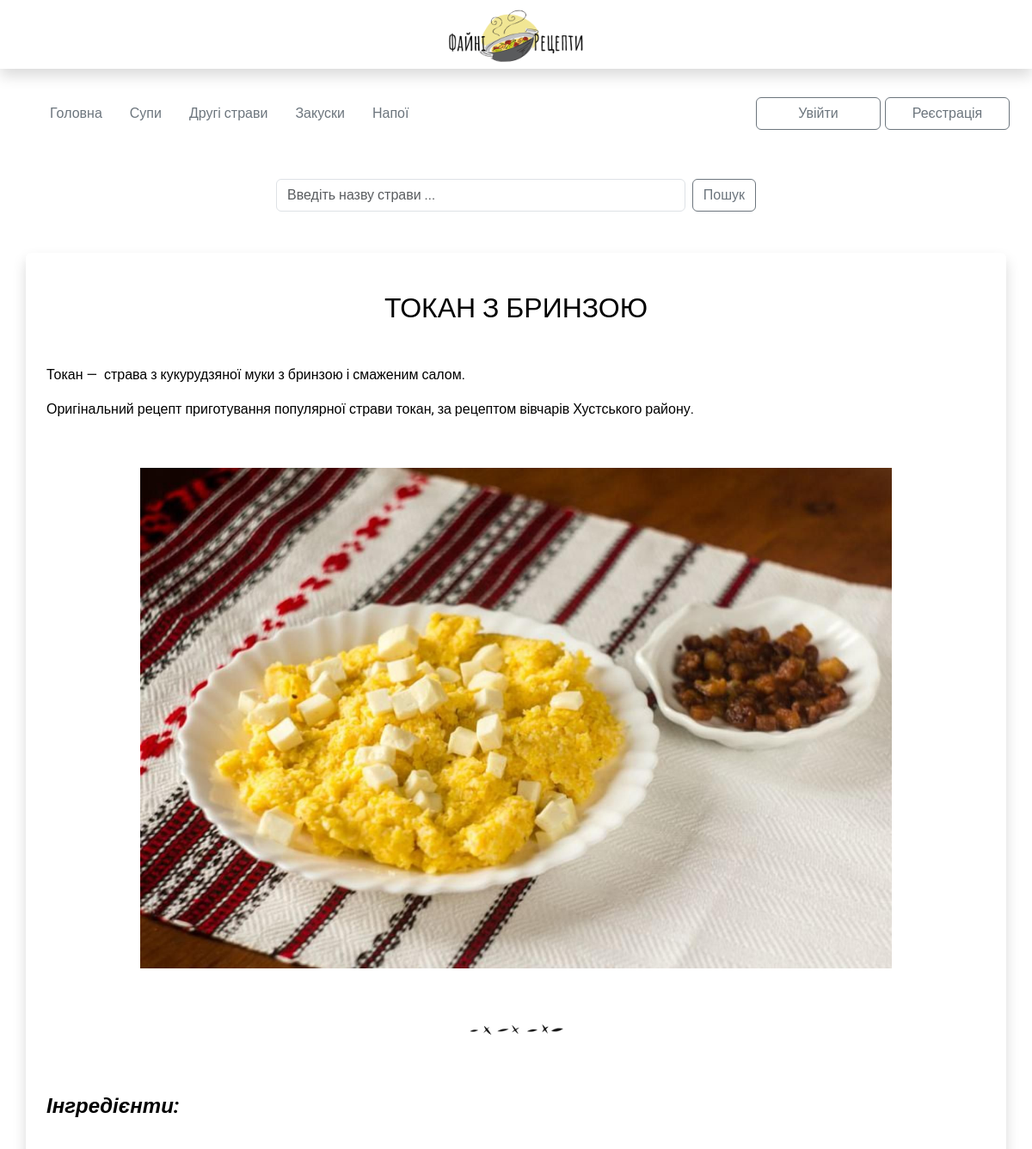
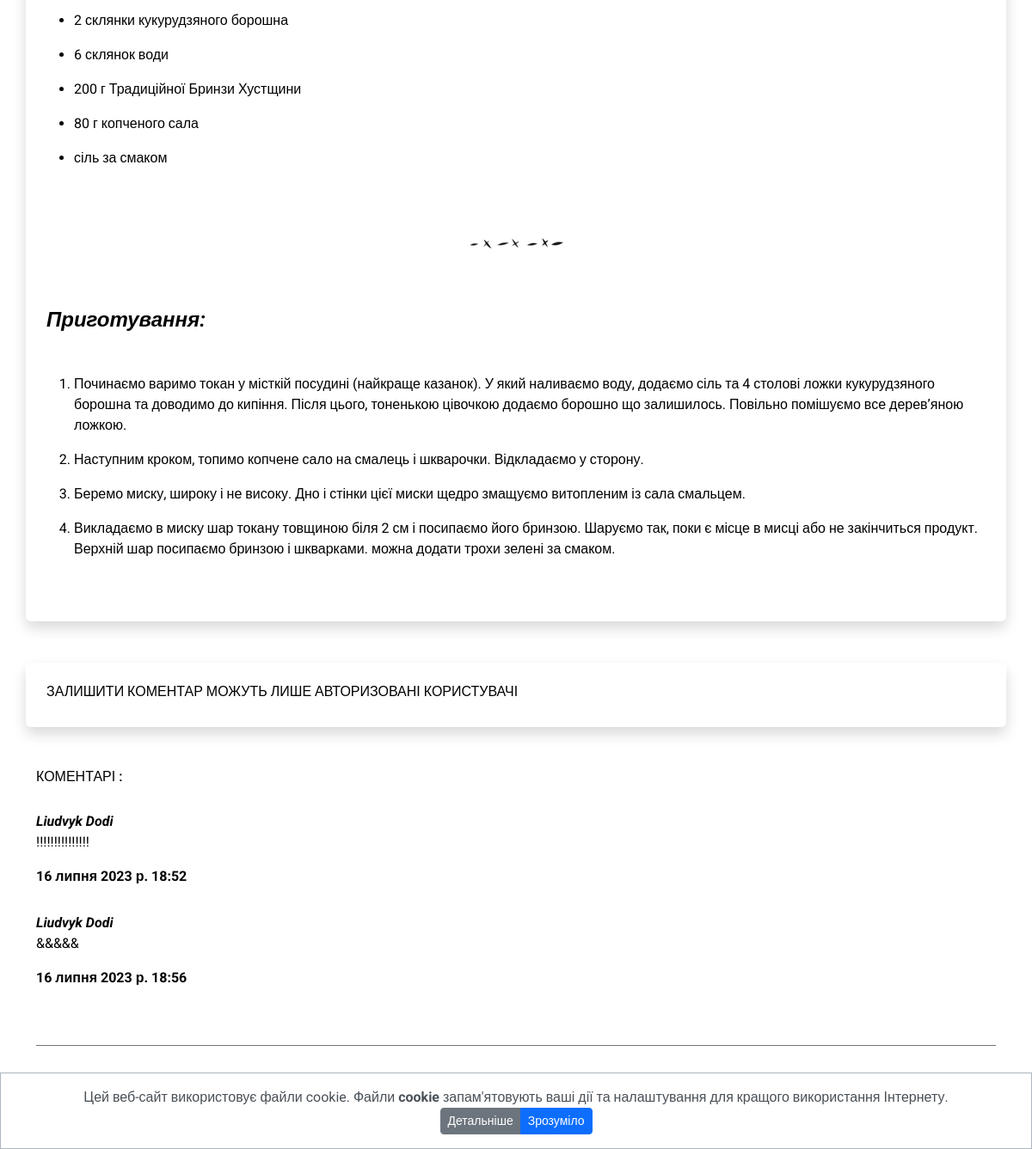
Page /3 on the committed database (2 pictures, top to bottom).
### my_apps/recipes_app/models.py (models this page shows, shortened)
class Recipes(models.Model):
    name = models.CharField('Назва страв', max_length=30, blank=True)
    food_type = models.CharField('Тип їжі', max_length=20, blank=True, default='')
    short_desc = models.TextField('Короткий опис', max_length=80, blank=True)
    img = models.ImageField(upload_to="media/", verbose_name='img', blank=True, null=True)
    text = RichTextUploadingField('Recipe', blank=True)

class Comments(models.Model):
    name = models.CharField("Ім'я", max_length=50)
    text_comments = models.TextField("Текст комментаря", max_length=2000)
    recipe = models.ForeignKey(Recipes, verbose_name='Post', on_delete=models.CASCADE)
    date_added = models.DateTimeField(auto_now_add=True)

### my_apps/recipes_app/views.py (the view)
# urls.py: path('<int:recipe_id>', single_recipe, name='single_recipe'),
def single_recipe(request, recipe_id):
    recipe = Recipes.objects.get(pk=recipe_id)
    return render(request, 'single_recipe.html', context={'recipe': recipe})

### my_apps/recipes_app/templates/single_recipe.html (shortened to what this page needs)
{% extends 'base.html' %}
{% load static %}
{% block content %}
<div class="recipe-page">
    <div class="container shadow p-4 mb-5 mt-5 bg-body rounded">
        <h1>{{recipe.name}}</h1>
            <div class="recipe-content">
                <p class="ck-content">{{recipe.text | safe}}</p>
            </div>
    </div>
</div>
<div class="comments">
    {% if user.is_authenticated %}
    <div class="container shadow p-4 mb-5 mt-5 bg-body rounded">
        <div class="row">
            <h6>ЗАЛИШИТИ КОМЕНТАР : </h6>
            <div>
                {% comment %} <form action="{% url 'add_comments' recipe.id %}" class="comments" method="post"> {% endcomment %}
                <form action="{% url 'add_comments' recipe.id %}" class="comments" method="post">
                    {% csrf_token %}
                    {% comment %} <div class="login-item col-xl-3 col-lg-3 col-md-4 col-sm-12">
                        <span name="name">{{ user.username }}</span>
                    </div> {% endcomment %}
                    <div class="form-floating mb-3">
                        <input class="form-control" placeholder="Leave your name here" id="floatingInput" name="name">
                        <label for="floatingInput">Ім'я</label>
                    </div>
                    {% comment %} <div class="col-4 mb-3">
                        <label for="exampleFormControlInput1" class="form-label">
                            <input type="email" class="form-control" id="exampleFormControlInput1" placeholder="Email" name="email">
                        </label>
                    </div> {% endcomment %}
                    {% comment %} <div class="col-4 mb-3">
                        <label for="exampleFormControlTextarea1" class="form-label">
                            <textarea class="form-control" id="exampleFormControlTextarea1" rows="5" placeholder="Коментар" name="text_comments"></textarea>
                        </label>
                    </div> {% endcomment %}
                    <div class="form-floating mb-3">
                        <textarea class="form-control" placeholder="Leave a comment here" id="floatingTextarea" height="200" name="text_comments"></textarea>
                        <label for="floatingTextarea">Коментар</label>
                    </div>
                    <div>
                        <button type="submit" class="btn btn-outline-secondary">Відправка</button>
                    </div>
                </form>
            </div>
        </div>
    </div>
    {% else %}
    <div class="container shadow p-4 mb-5 mt-5 bg-body rounded">
        <div class="row">
            <h6>ЗАЛИШИТИ КОМЕНТАР МОЖУТЬ ЛИШЕ АВТОРИЗОВАНІ КОРИСТУВАЧІ </h6>
        </div>
    </div>
    {% endif %}
    <div class="container all-comments">
        <h6>КОМЕНТАРІ : </h6>
        {% for comment in recipe.comments_set.all %}
            <div class="view-comment">
                <b><i>{{comment.name}}</i></b>
                <p><span>{{comment.text_comments}}</span></p>
                <p><span><b>{{ comment.date_added }}</b></span></p>
            </div>
        {%endfor%}
    </div>
</div>
{% endblock content %}

### static/css/style.css (style rules this page uses)
html, body { height: 100%; color: #000000; font-family: 'Roboto', sans-serif; font-size: 1rem; }
body img { padding: 0; margin: 0; max-width:100%; max-height: 100%; }
body h1, h3 { text-align: center; margin-bottom: 30px; }
.comments { margin-top: 30px; }
.view-comment { margin-top: 30px; }
.recipe-content { display: flex; flex-direction: column; justify-content: center; }

### rows in the picture
Recipes: name "ТОКАН З БРИНЗОЮ", text "Токан — страва з кукурудзяної муки з бринзою і смаженим салом. Оригінальний рецепт приготування популярної страви токан, за рецептом вівчарів Хустського району. Інгредієнти: 2 склянки кукурудзяного борошна 6 склянок води 200 г Традиційної Бринзи Хустщини 80 г копченого сала сіль за смаком Приготування: Починаємо варимо токан у місткій посудині (найкраще казанок). У який наливаємо воду, додаємо сіль та 4 столові ложки кукурудзяного борошна та доводимо до кипіння. Після цього, тоненькою цівочкою додаємо борошно що залишилось. Повільно помішуємо все дерев’яною ложкою. Наступним кроком, топимо копчене сало на смалець і шкварочки. Відкладаємо у сторону. Беремо миску, широку і не високу. Дно і…", text (picture)
Comments: name "Liudvyk Dodi", text_comments "!!!!!!!!!!!!!!!", date_added "16 липня 2023 р. 18:52"
Comments: name "Liudvyk Dodi", text_comments "&&&&&", date_added "16 липня 2023 р. 18:56"
